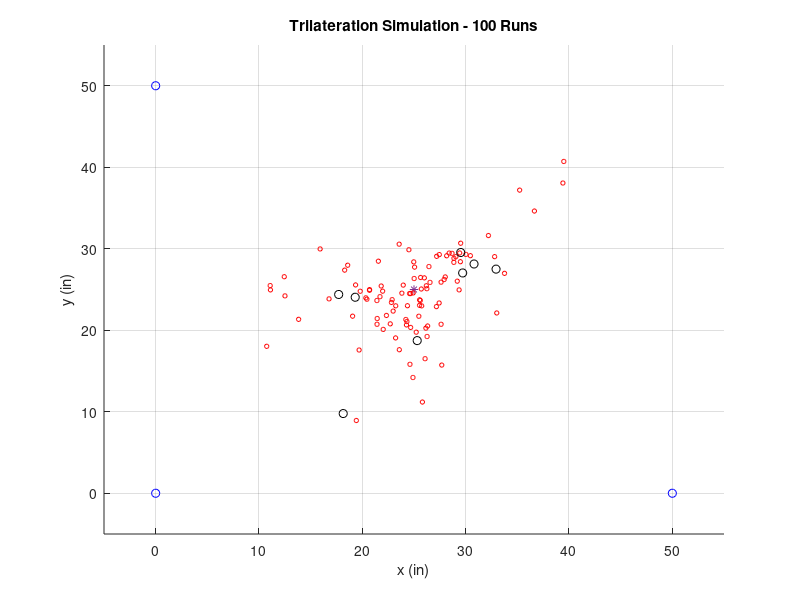

Recreate this plot in MATLAB.
% Paul McKee
% DSN Trilateration Sim 
% 4/2/19

clear all; close all; clc; 

%% Problem Setup 

% "tower" locations
p1 = [0;0];
p2 = [50;0];
p3 = [0;50]; 
c = [50;50];

% target location (must be in safety diamond)
r = [25;25];

% find real distances
d(1) = norm(r-p1); 
d(2) = norm(r-p2); 
d(3) = norm(r-p3); 

A_bar = []; B_bar = []; 

for kk = 1:100 % pseudo-monte carlo

%% measurements and processing

% generate measurements
w = 0.001; %standard deviation of gaussian measurement noise
P_real =    @(x) 0.3/(x-13)^2 + 0.003; 
P_meas =    @(x) 0.3/(x-13)^2 + 0.003 + normrnd(0,w); 
P_to_RSSI = @(x) 10*log(x);
RSSI_to_P = @(x) exp(x/10);
meas = zeros(25,3); 
for ii = 1:3
    for jj = 1:25
        dum1 = P_meas(d(ii)); 
        dum2 = P_to_RSSI(dum1); 
        dum3 = round(dum2); 
        dum4 = RSSI_to_P(dum3); 
        meas(jj,ii) = dum4; 
    end
end

% find means
means = [mean(meas(:,1)),mean(meas(:,2)),mean(meas(:,3))];

% estimate distances from means
d_est(1) = 13 + sqrt(0.3/(means(1)-0.003)); 
d_est(2) = 13 + sqrt(0.3/(means(2)-0.003)); 
d_est(3) = 13 + sqrt(0.3/(means(3)-0.003)); 

% truncate distance estimates [20 - d - 50]
for ii = 1:3
    if d_est(ii) > 50
        d_est(ii) = 50; 
    end
    if d_est(ii) < 20
        d_est(ii) = 20; 
    end
end

%% trilateration

q1 = d_est(1)^2 - p1'*p1; 
q2 = d_est(2)^2 - p2'*p2; 
q3 = d_est(3)^2 - p3'*p3;

b = [q1;q2;q3]; 
A = [1, -2*p1';
     1, -2*p2';
     1, -2*p3'];

A_bar = [A_bar;A]; B_bar = [B_bar;b]; 
 
x = inv(A'*A)*A'*b; 

r_est(kk,1) = x(2); 
r_est(kk,2) = x(3); 


end

% doing trilateration on entire data set
x_bar = inv(A_bar'*A_bar)*A_bar'*B_bar; 

%% adding experimental data

% experiment - true positions
exp_true_pos = [20,33;
                33,24;
                12,24;
                28,42;
                17,18;
                17,18;
                17,18;
                17,18];

% experiment - estimated positions
exp_est_pos  = [20.31,26.73;
                25.71,23.39;
                19.94,26.50;
                21.15,26.78;
                21.52,22.54;
                22.81,21.13;
                21.71,20.03;
                11.31,17.05];

% translate to (25,25)
exp_sim_pos = zeros(8,2); 
for ii = 1:8
    for jj = 1:2
        exp_sim_pos(ii,jj) = exp_est_pos(ii,jj) - exp_true_pos(ii,jj) + 25; 
    end
end


%% plot the situation 

figure(1), scatter(p1(1),p1(2),'b'); 
hold on; grid on; xlim([-5,55]); ylim([-5,55]);
xlabel('x (in)'); ylabel('y (in)');
scatter(p2(1),p2(2),'b'); 
scatter(p3(1),p3(2),'b'); 
scatter(r(1),r(2),'*'); 
for kk = 1:100
   scatter(r_est(kk,1),r_est(kk,2),10,'r'); 
end
%scatter(x_bar(2),x_bar(3),50,'r'); 
for kk = 1:8
    scatter(exp_sim_pos(kk,1),exp_sim_pos(kk,2),'k')
end
title('Trilateration Simulation - 100 Runs');
hold off; 